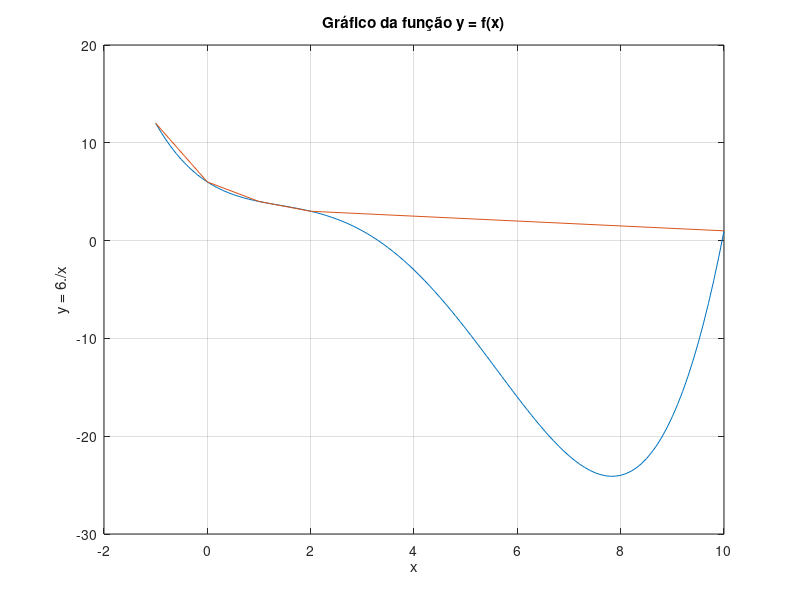

The MATLAB source for this figure:
% Este programa calcula o polinomio interpolador na FORMA DE NEWTON
%  pn(x) = d0 + d1(x-x0) + d2(x-x0)(x-x1) +...+ dn(x-x0)(x-x1)...(x-x(n-1))
%  onde dk, k=0,...,n sao as diferencas divididas de ordem k entre os
%  pontos (xj,f(xj)), j=0,1,...,k: dk=f[x0,x1,...,xk].

function InterpolNewtonModelo()
 clc
 format long

 %       Diferencas divididas
 %         ordem (j)
 %    | 0  ....   j-1       j ..... n
 % ---+-------------------------------
 % x0 |y0          .        .
 %  . | .          .        .
 % xi |yi  ....   i,j-1 -> i,j
 %    |         i+1,j-1 /
 %    |          .
 %    |         .
 %    |        .
 %    |       .
 %    |      .
 %    |     .
 %xi+j|yi+j
 %  . |
 %  . |
 % xn |yn

 %       Implementacao com uma matriz:
 %            dd_i+1,j-1 - dd_i,j-1
 %  dd_i,j = -----------------------
 %                x_i+j - x_i

 % Tarefa: interpolaÃ§Ã£o da funÃ§Ã£o f(x) nos pontos dados pelo vetor x

 % os valores de x devem estar em ordem crescente!
 % Exemplo1 - funcao y = 6./t
 %x = [1 2 3];

 % Exemplo2 - funcao y = 12./(t+2)
 %x = [-1 0 1 2];
 x = [-1 0 1 2 10];

 y = f(x);
 n = length(x)-1;      % n eh o grau do polinomio interpolador

 % essa matriz irÃ¡ armazenar os valores da tabelinha para
 % cÃ¡lculo das diferenÃ§as divididas
 dd = zeros(n+1);      % Comecamos com uma matriz zerada
 dd(:,1) = y;          % Primeira coluna sÃ£o os valores de y

 % Montar loop de ordem  (1 ate n)
 %  Montar loop de linha (0 ate ???)
 %   Fazer dd(i,j) = (Num) / (den);
 % CUIDADO: somar 1 a cada indice, pois no Matlab nao existe posicao zero !!!
 for i = 1:n
    for j = i+1:(n+1)
		dd(j,i+1) = (dd(j,i) - dd(j-1,i)) / (x(j) - x(j-i));
    end
 end


 % Impressao dos coeficientes
 % as diferenças divididas estarão na diagonal principal da matriz
 disp('Coeficientes do polinomio de Newton:');
 for j=0:n             % ordem 0 ate ordem n
  fprintf('dif.div.%d: %.4f\n', j, dd(j+1,j+1));
 end
 disp('');             % pula linha

 % Impressao do Polinomio de Newton
  printpol(x,dd);
  calcula_erro(n, x, dd)
  
  
  %plotar a função
  x_plot = -1:0.1:10;
  disp(x_plot);
  y_plot = plot_func(n, x_plot, x, dd);
  plot(x_plot, y_plot);
  hold on;
  plot(x, y); %função exata
  xlabel('x');
  ylabel('y = 6./x');
  title('Gráfico da função y = f(x)');
  grid on;
  
  
end

function y = f(t)
  %y = 6./t;             
  y = 12./(t+2);
end

function printpol(x,dd)
 n = length(x)-1;

 fprintf('Polinomio de Newton:\n');
 fprintf('N%d(x)= ',n);

 % Imprimir polinomio
 for i = 1:(n+1)
   if i == 1
    fprintf('%.4f', dd(i,i));
   else
    fprintf('%+.4f', dd(i,i));
   end
   if i ~= 1
     for j = 1:(i-1)
      if x(j) ~= 0
        fprintf('(x%+d)', x(j) * (-1));
      else 
        fprintf('(x)');
      end
     end
   end
   %fprintf(' ');
 end
 fprintf('\n\n');
end

function calcula_erro(n, x, dd)
  x_aprox = input('Digite um valor inteiro de x para encontrar seu f(x) aproximado: ');
  soma = 0;
  for i = 1:(n+1)
    if i == 1
      soma = soma + dd(i,i);
    else
      produto = 1;
      for j = 1:(i-1)
        produto = produto * (x_aprox - x(j));
      end
      soma = soma + (dd(i,i) * produto);
    end
  end
  y_aprox = f(x_aprox);
  fprintf('Valor exato para f(%d): %.4f\n', x_aprox, y_aprox);
  fprintf('Aproximação para f(%d): %.4f\n', x_aprox, soma);
  dist_absoluta = abs(soma - y_aprox);
  dist_relativa = dist_absoluta / abs(y_aprox);
  fprintf('Erro absoluto de aproximação: %.4f\n', dist_absoluta);
  fprintf('Erro relativo de aproximação: %.4f\n', dist_relativa);
end

function y_plot = plot_func(n, x_plot, x, dd)
  num = length(x_plot);
  y_plot = zeros(1,num);
  for m = 1:num
      soma = 0;
      for i = 1:(n+1)
        if i == 1
          soma = soma + dd(i,i);
        else
          produto = 1;
          for j = 1:(i-1)
            produto = produto * (x_plot(m) - x(j));
          end
          soma = soma + (dd(i,i) * produto);
        end
      end
    y_plot(m) = soma;
  end
end
